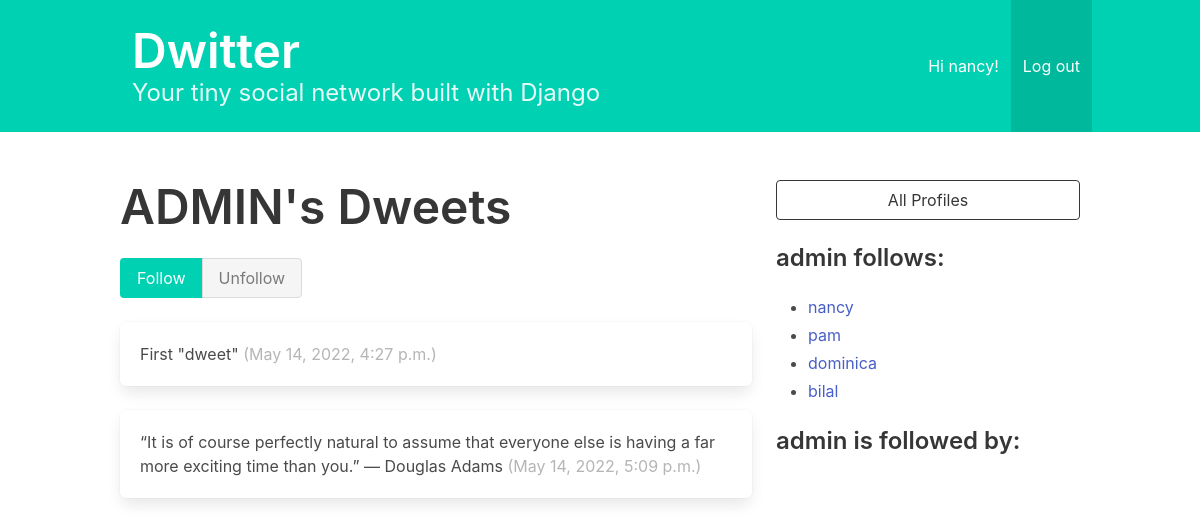
Page /profile/1 (signed in) on the committed database.
### dwitter/models.py (models this page shows, shortened)
class Profile(models.Model):
    user = models.OneToOneField(User, on_delete=models.CASCADE)
    follows = models.ManyToManyField(
        "self",
        related_name="followed_by",
        symmetrical=False,
        blank=True
    )
    def __str__(self):
        return self.user.username

class Dweet(models.Model):
    user = models.ForeignKey(
        User, related_name="dweets", on_delete=models.DO_NOTHING
    )
    body = models.CharField(max_length=140)
    created_at = models.DateTimeField(auto_now_add=True)

### dwitter/views.py (the view, shortened to what this page needs)
# urls.py: path("profile/<int:pk>", profile, name="profile"),
def profile(request, pk):
    if not hasattr(request.user, 'profile'):
      missing_profile = Profile(user=request.user)
      missing_profile.save()
    profile = Profile.objects.get(pk=pk)
    return render(request, "profile.html", {"profile": profile})

### templates/profile.html (shortened to what this page needs)
{% extends 'base.html' %}
{% block content %}
<div class="column">
  <div class="block">
    <h1 class="title is-1">
      {{profile.user.username|upper}}'s Dweets
    </h1>
    <form method="post">
      <div class="buttons has-addons">
        {% if profile in user.profile.follows.all %}
          <button class="button is-primary is-static">
            Follow
          </button>
          <button class="button is-danger" name="follow" value="unfollow">
            Unfollow
          </button>
        {% else %}
          <button class="button is-primary" name="follow" value="follow">
            Follow
          </button>
          <button class="button is-danger is-static">
            Unfollow
          </button>
        {% endif %}
      </div>
    </form>
  </div>
  <div class="content">
    {% for dweet in profile.user.dweets.all %}
    <div class="box">
      {{ dweet.body }}
      <span class="is-small has-text-grey-light">
        ({{ dweet.created_at }})
      </span>
    </div>
    {% endfor %}
  </div>
</div>
<div class="column is-one-third">
  <div class="block">
    <a href="{% url 'profile_list' %}">
      <button class="button is-dark is-outlined is-fullwidth">
        All Profiles
      </button>
    </a>
  </div>
  <div class="block">
    <h3 class="title is-4">
      {{profile.user.username}} follows:
    </h3>
    <div class="content">
      <ul>
        {% for following in profile.follows.all %}
        <li>
          <a href="{% url 'profile' following.id %}">
            {{ following }}
          </a>
        </li>
        {% endfor %}
      </ul>
    </div>
  </div>
  <div class="block">
    <h3 class="title is-4">
      {{profile.user.username}} is followed by:
    </h3>
  </div>
</div>
{% endblock content %}

### templates/base.html (shortened to what this page needs)
<!DOCTYPE html>
<html lang="en">
  <head>
    <link rel="stylesheet" href="https://cdn.jsdelivr.net/npm/bulma@0.9.3/css/bulma.min.css">
  </head>
  <body>
    <section class="hero is-small is-primary mb-6">
        <nav class="navbar">
          <div class="container">
            <div class="navbar-brand">
                <div class="hero-body">
                  <a href="{% url 'dashboard' %}">
                    <h1 class="title is-1">Dwitter</h1>
                  </a>
                  <p class="subtitle is-4">
                    Your tiny social network built with Django
                  </p>
                </div>
            </div>
            <div id="navbarMenuHeroA" class="navbar-menu">
              <div class="navbar-end">
                {% if user.is_authenticated %}
                    <a class="navbar-item" href="{% url 'profile' user.id %}">
                      Hi {{ user.username }}!
                    </a>
                    <a class="navbar-item is-active" href="{% url 'logout' %}">
                      Log out
                    </a>
                {% else %}
                    <a class="navbar-item">You are not logged in.</a>
                    <a class="navbar-item" href="{% url 'login' %}">Log In</a> <a class="navbar-item" href="{% url 'signup' %}">Sign Up</a>
                {% endif %}
              </div>
            </div>
          </div>
        </nav>
    </section>
        <div class="container">
          <div class="columns">
            {% block content %}
            {% endblock content %}
          </div>
        </div>
  </body>
</html>

### rows in the picture
Profile: user.username "ADMIN", user.username "admin"
Dweet: body "First \"dweet\"", created_at "May 14, 2022, 4:27 p.m."
Dweet: body "“It is of course perfectly natural to assume that everyone else is having a far more exciting time than you.” — Douglas Adams", created_at "May 14, 2022, 5:09 p.m."
Profile: user.username "nancy"
Profile: user.username "pam"
Profile: user.username "dominica"
Profile: user.username "bilal"

### other values in the picture
{{ user.username }} "nancy"
